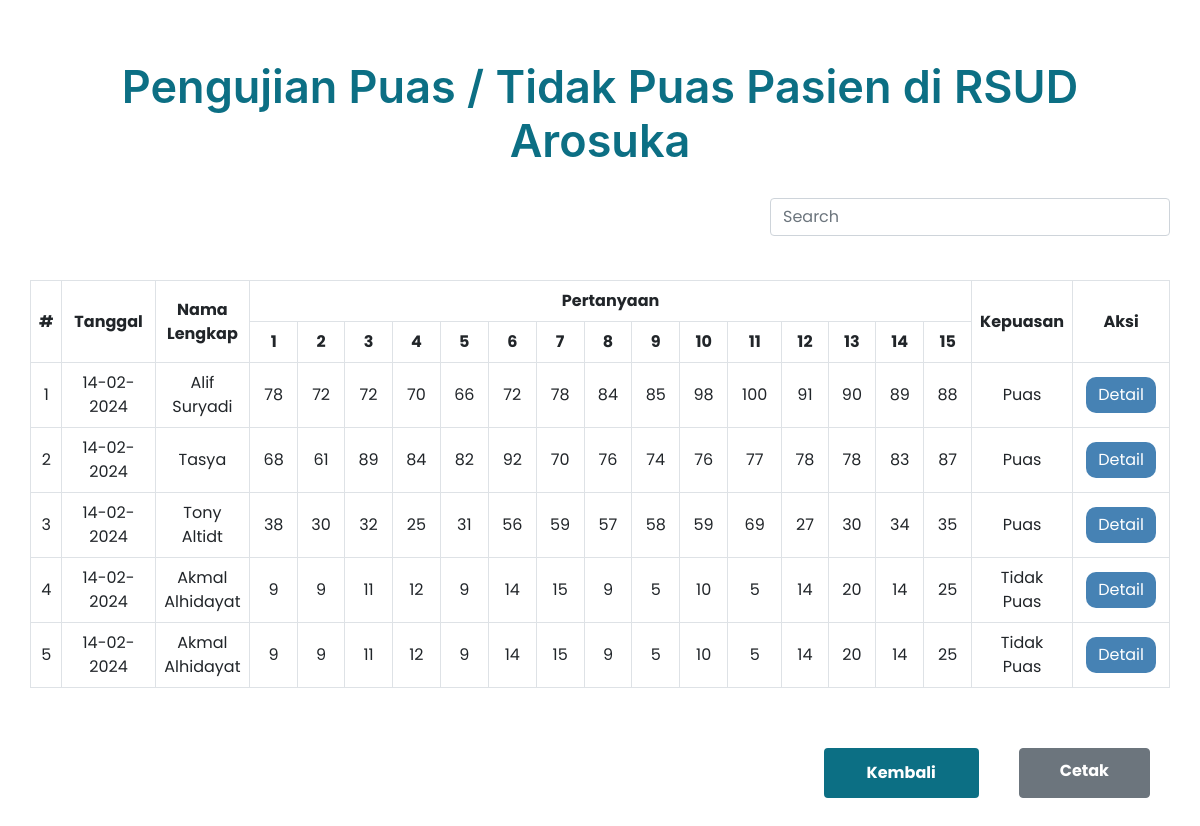
/pages/admin/pengujian/table-pengujian.php (signed in), run on the app's committed database.
### tables this page shows
CREATE TABLE `survey_form` (
  `id_form` int(11) NOT NULL,
  `id_user` int(11) NOT NULL,
  `created_at` timestamp NULL DEFAULT NULL,
  `Q1` int(11) DEFAULT NULL,
  `Q2` int(11) DEFAULT NULL,
  `Q3` int(11) DEFAULT NULL,
  `Q4` int(11) DEFAULT NULL,
  `Q5` int(11) DEFAULT NULL,
  `Q6` int(11) DEFAULT NULL,
  `Q7` int(11) DEFAULT NULL,
  `Q8` int(11) DEFAULT NULL,
  `Q9` int(11) DEFAULT NULL,
  `Q10` int(11) DEFAULT NULL,
  `Q11` int(11) DEFAULT NULL,
  `Q12` int(11) DEFAULT NULL,
  `Q13` int(11) DEFAULT NULL,
  `Q14` int(11) DEFAULT NULL,
  `Q15` int(11) DEFAULT NULL,
  `Q16` int(11) DEFAULT NULL,
  `Q17` int(11) DEFAULT NULL,
  `Q18` int(11) DEFAULT NULL,
  `Q19` int(11) DEFAULT NULL,
  `Q20` int(11) DEFAULT NULL,
  `Q21` int(11) DEFAULT NULL,
  `Q22` int(11) DEFAULT NULL,
  `Q23` int(11) DEFAULT NULL,
  `Q24` int(11) DEFAULT NULL,
  `Q25` int(11) DEFAULT NULL,
  `Q26` int(11) DEFAULT NULL,
  `Q27` int(11) DEFAULT NULL,
  `Q28` int(11) DEFAULT NULL,
  `Q29` int(11) DEFAULT NULL,
  `Q30` int(11) DEFAULT NULL
);

CREATE TABLE `users` (
  `id_user` int(11) NOT NULL,
  `username` varchar(100) NOT NULL,
  `email` varchar(100) DEFAULT NULL,
  `password` varchar(100) DEFAULT NULL,
  `role` varchar(100) NOT NULL,
  `gender` varchar(100) DEFAULT NULL,
  `job` varchar(100) DEFAULT NULL,
  `age` int(11) DEFAULT NULL,
  `address` text DEFAULT NULL
);

CREATE TABLE `survey_results` (
  `id_result` int(11) NOT NULL,
  `id_form` int(11) NOT NULL,
  `created_at` timestamp NULL DEFAULT NULL,
  `responsiveness` float NOT NULL,
  `empathy` float NOT NULL,
  `tangible` float NOT NULL,
  `nilai_z` float NOT NULL,
  `kepuasan` varchar(100) NOT NULL
);

### pages/admin/pengujian/table-pengujian.php (the view, shortened to what this page needs)
<?php
include_once("../../../validations/connection.php");
$data_survey_form = [];
try {
    $query = "SELECT sf.*, sr.Kepuasan, u.username AS nama_lengkap
              FROM survey_form sf
              LEFT JOIN users u ON sf.id_user = u.id_user
              LEFT JOIN survey_results sr ON sf.id_form = sr.id_form";
    $result = mysqli_query($connect, $query);
    if ($result) {
        while ($row = mysqli_fetch_assoc($result)) {
            $data_survey_form[] = $row;
        }
    } else {
        echo "Error: " . mysqli_error($connect);
    }
} catch(Exception $e) {
    echo "Error: " . $e->getMessage();
}
$query = "SELECT COUNT(*) as total FROM questions";
$result = mysqli_query($connect, $query);
$row = mysqli_fetch_assoc($result);
$total_questions = $row['total'];
?>
<!DOCTYPE html>
<html lang="en">
<head>
    <link rel="stylesheet" href="../../../assets/styles/main.css" />
    <link href="../../../vendor/bootstrap-icons/bootstrap-icons.css" rel="stylesheet" />
    <link href="../../../vendor/aos/aos.css" rel="stylesheet" />
    <link href="../../../vendor/glightbox/css/glightbox.min.css" rel="stylesheet" />
</head>
<body>
    <main>
        <section id="print" class="print">
            <div class="content" data-aos="fade-up">
                <h2 class="title">Pengujian Puas / Tidak Puas Pasien di RSUD Arosuka</h2>
                <div class="table-responsive">
                    <div class="form-group pull-right d-flex justify-content-end">
                        <input type="text" class="search form-control" placeholder="Search" />
                    </div>
                    <span class="counter pull-right"></span>
                    <table class="table table-hover table-bordered results">
                        <thead>
                            <tr>
                                <th rowspan="2">#</th>
                                <th rowspan="2" class="col-md-1 col-xs-1">Tanggal</th>
                                <th rowspan="2" class="col-md-1 col-xs-1">Nama Lengkap</th>
                                <th colspan="<?php echo $total_questions; ?>" class="col-md-8 col-xs-8">Pertanyaan</th>
                                <th rowspan="2" class="col-md-1 col-xs-1">Kepuasan</th>
                                <th rowspan="2" class="col-md-1 col-xs-1">Aksi</th>
                            </tr>
                            <tr>
                                <?php
                                for ($i = 1; $i <= $total_questions; $i++) {
                                    echo '<th>' . $i . '</th>';
                                }
                                ?>
                            </tr>
                        </thead>
                        <tbody>
                            <?php
                            foreach ($data_survey_form as $key => $survey_form) {
                                echo '<tr>';
                                echo '<td>' . ($key + 1) . '</td>';
                                echo '<td class="col-md-1 col-xs-1">' . (isset($survey_form['tanggal']) ? $survey_form['tanggal'] : '') . '</td>';
                                echo '<td class="col-md-1 col-xs-1">' . (isset($survey_form['nama_lengkap']) ? $survey_form['nama_lengkap'] : '') . '</td>';
                                  for ($i = 1; $i <= $total_questions; $i++) {
                                      $question_key = 'Q' . $i;
                                      if (isset($survey_form[$question_key])) {
                                          echo '<td>' . $survey_form[$question_key] . '</td>';
                                      } else {
                                          echo '<td>-</td>';
                                      }
                                  }
                                echo '<td class="col-md-1 col-xs-1">' . (isset($survey_form['Kepuasan']) ? $survey_form['Kepuasan'] : '') . '</td>';
                                echo '<td class="col-md-1 col-xs-1 aksi"><a href="./hasil-pengujian.php?id_form=' . $survey_form['id_form'] . '" class="btn btn-uji">Detail</a></td>';
                                echo '</tr>';
                            }
                            ?>
                        </tbody>
                    </table>
                </div>
                <div class="row">
                    <div class="col-12 d-flex justify-content-end">
                        <a href="../pengujian.php" class="btn btn-primary">Kembali</a>
                        <a href="" class="btn btn-secondary" id="cetak">Cetak</a>
                    </div>
                </div>
            </div>
        </section>
    </main>
</body>
</html>

### data on the page
survey_form: tanggal "14-02-2024", id_user.username "Alif Suryadi", Q1 "78", Q2 "72", Q3 "72", Q4 "70", Q5 "66", Q6 "72", Q7 "78", Q8 "84", Q9 "85", Q10 "98", Q11 "100", Q12 "91", Q13 "90", Q14 "89", Q15 "88", survey_results.kepuasan "Puas"
survey_form: tanggal "14-02-2024", id_user.username "Tasya", Q1 "68", Q2 "61", Q3 "89", Q4 "84", Q5 "82", Q6 "92", Q7 "70", Q8 "76", Q9 "74", Q10 "76", Q11 "77", Q12 "78", Q13 "78", Q14 "83", Q15 "87", survey_results.kepuasan "Puas"
survey_form: tanggal "14-02-2024", id_user.username "Tony Altidt", Q1 "38", Q2 "30", Q3 "32", Q4 "25", Q5 "31", Q6 "56", Q7 "59", Q8 "57", Q9 "58", Q10 "59", Q11 "69", Q12 "27", Q13 "30", Q14 "34", Q15 "35", survey_results.kepuasan "Puas"
survey_form: tanggal "14-02-2024", id_user.username "Akmal Alhidayat", Q1 "9", Q2 "9", Q3 "11", Q4 "12", Q5 "9", Q6 "14", Q7 "15", Q8 "9", Q9 "5", Q10 "10", Q11 "5", Q12 "14", Q13 "20", Q14 "14", Q15 "25", survey_results.kepuasan "Tidak Puas"
